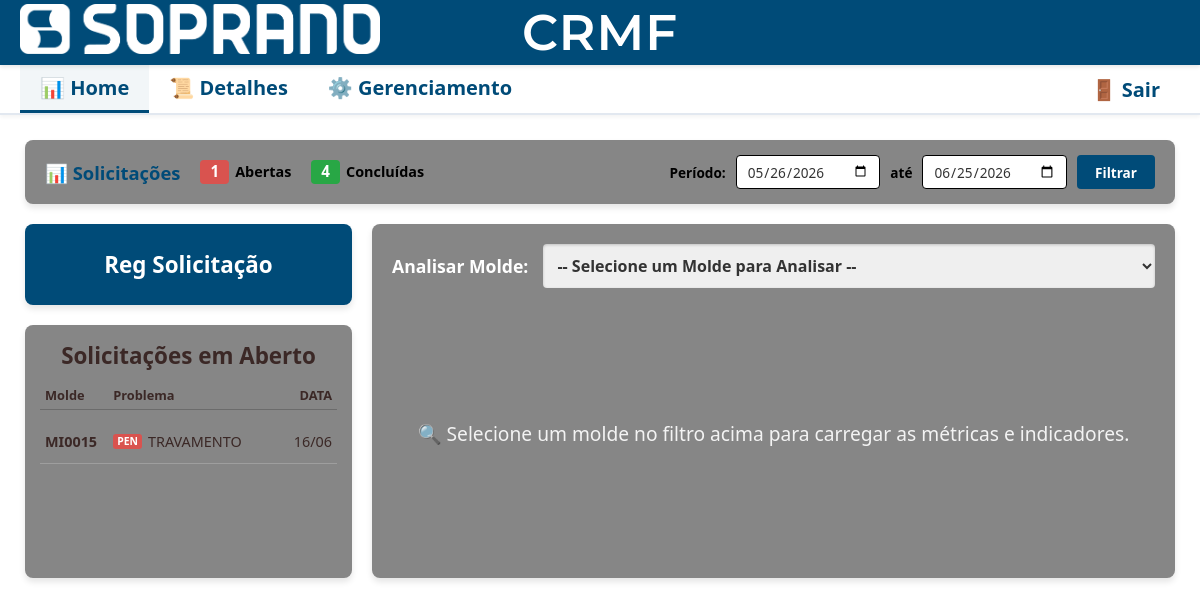
/ (signed in), run on an earlier commit of the app's database.
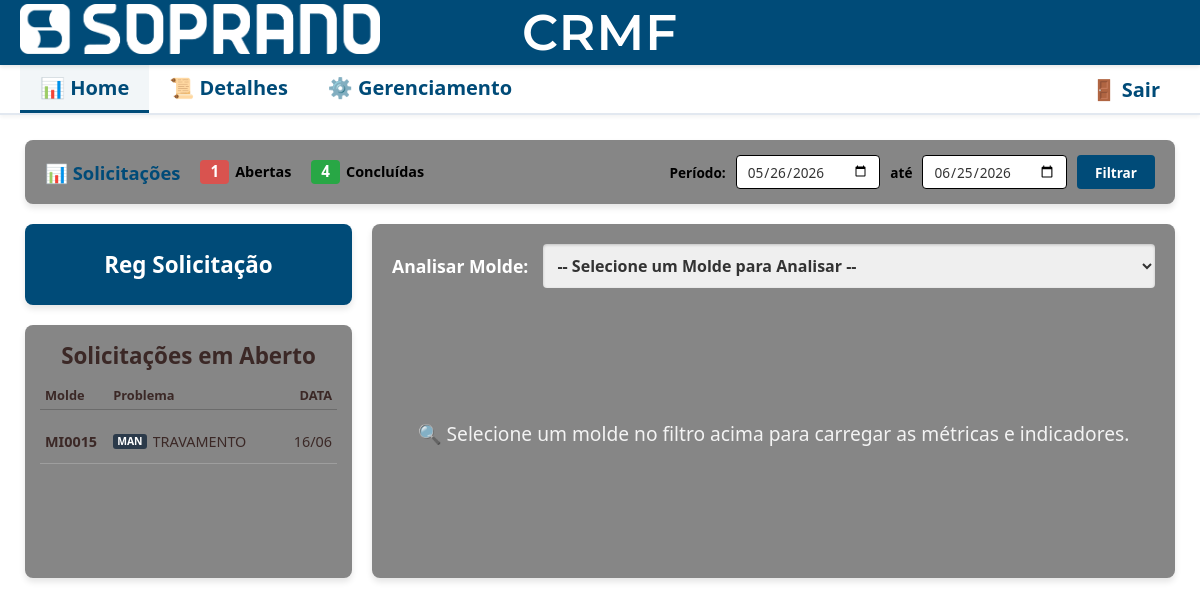
And on a later commit of the database.
### app_ferramentaria/models.py (models this page shows)
class SolicitacaoManutencao(models.Model):
    molde = models.ForeignKey(Molde, on_delete=models.DO_NOTHING, db_column='id_molde')
    maquina = models.ForeignKey(Maquina, on_delete=models.DO_NOTHING, db_column='id_maquina')
    operador = models.ForeignKey(Colaborador, on_delete=models.DO_NOTHING, db_column='id_operador', related_name='abertas_por')
    responsavel = models.ForeignKey(Colaborador, on_delete=models.DO_NOTHING, db_column='id_responsavel', null=True, related_name='resolvidas_por')
    ordem_manutencao = models.CharField(max_length=50, db_column='ordem_manutencao', blank=True, null=True)
    ordem_producao = models.CharField(max_length=50, db_column='ordem_producao', blank=True, null=True)
    parecer_producao = models.TextField(db_column='parecer_producao')
    parecer_ferramentaria = models.TextField(db_column='parecer_ferramentaria', null=True)
    status = models.CharField(max_length=20, db_column='status', default='Aberto')
    data_op = models.DateTimeField(db_column='data_op', blank=True, null=True)
    data_abertura = models.DateTimeField(db_column='data_abertura', default=timezone.now)
    data_fechamento = models.DateTimeField(db_column='data_fechamento', null=True)
    ultima_alteracao = models.DateTimeField(db_column='ultima_alteracao', auto_now=True)
    item = models.ForeignKey(ItemPorMolde, on_delete=models.SET_NULL, null=True, blank=True, verbose_name="Item / IN")
    motivo_manutencao = models.CharField(max_length=255, null=True, blank=True, verbose_name="Motivo (Em Manutenção)")
    previsao_retorno = models.DateField(null=True, blank=True, verbose_name="Previsão de Retorno")
    problemas = models.ManyToManyField(Problema, through='SolicitacaoProblema')
    acoes = models.ManyToManyField(AcaoManutencao, through='SolicitacaoAcao')
    class Meta:
        managed = True
        db_table = 'solicitacoes_manutencao'

class Molde(models.Model):
    molde_nome = models.CharField(max_length=100, db_column='molde_nome')
    endereco_molde = models.CharField(max_length=50, db_column='endereco_molde')
    status = models.CharField(max_length=20, db_column='status')
    class Meta:
        managed = False # Informa ao Django: "Não crie esta tabela, ela já existe"
        db_table = 'moldes' # Nome exato da tabela no SQLite

### app_ferramentaria/views.py (the view, shortened to what this page needs)
# urls.py: path('', views.dashboard_view, name='dashboard'),
@never_cache
@login_required(login_url='ferramentaria:login')
def dashboard_view(request):
    data_fim_padrao = timezone.now()
    data_inicio_padrao = data_fim_padrao - timedelta(days=30)
    is_ferramenteiro_ou_admin = request.user.groups.filter(name__in=['Ferramenteiro', 'Admin']).exists()
    data_inicio_str = request.GET.get('data_inicio')
    data_fim_str = request.GET.get('data_fim')
    if data_inicio_str:
        data_inicio = datetime.strptime(data_inicio_str, '%Y-%m-%d')
        data_inicio = timezone.make_aware(data_inicio)
    else:
        data_inicio = data_inicio_padrao
        data_inicio_str = data_inicio.strftime('%Y-%m-%d')
    if data_fim_str:
        data_fim = datetime.strptime(data_fim_str, '%Y-%m-%d')
        data_fim = data_fim.replace(hour=23, minute=59, second=59)
        data_fim = timezone.make_aware(data_fim)
    else:
        data_fim = data_fim_padrao
        data_fim_str = data_fim.strftime('%Y-%m-%d')
    total_abertas_periodo = SolicitacaoManutencao.objects.filter(
        data_abertura__range=[data_inicio, data_fim]
    ).exclude(
    status='Concluído'
    ).count()
    total_fechadas_periodo = SolicitacaoManutencao.objects.filter(
        data_fechamento__range=[data_inicio, data_fim],
        status='Concluído'
    ).count()
    molde_selecionado_id = request.GET.get('molde')
    molde_selecionado = None
    itens_molde = []
    labels_problemas = []
    valores_problemas = []
    pendencias = SolicitacaoManutencao.objects.filter(status__in=['Aberto', 'Em Manutenção']).order_by('-data_abertura')
    context = {
        'pendencias': pendencias,
        'lista_moldes': Molde.objects.filter(status = "Ativo"),
        'moldes': Molde.objects.filter(status = "Ativo"),
        'lista_maquinas': Maquina.objects.filter(status = "Ativo"),
        'lista_operadores': Colaborador.objects.filter(status = "Ativo", funcao__iexact='Operador'),
        'lista_problemas': Problema.objects.all(),
        'lista_acoes_manutencao': AcaoManutencao.objects.all(),
        'lista_ferramenteiros': Colaborador.objects.filter(status='Ativo', funcao__iexact='Ferramenteiro'),
        'molde_selecionado_id': str(molde_selecionado_id) if molde_selecionado_id else None,
        'molde_selecionado': molde_selecionado,
        'itens_molde': itens_molde,
        'labels_problemas': json.dumps(labels_problemas),
        'valores_problemas': json.dumps(valores_problemas),
        'total_abertas_periodo': total_abertas_periodo,
        'total_fechadas_periodo': total_fechadas_periodo,
        'data_inicio_filtro': data_inicio_str,
        'data_fim_filtro': data_fim_str,
        'pode_editar': is_ferramenteiro_ou_admin,
    }
    return render(request, 'ferramentaria/dashboard.html', context)

### app_ferramentaria/templates/ferramentaria/dashboard.html (shortened to what the changed rows need)
{% extends 'ferramentaria/base.html' %}
{% block content %}
<div class="dash-container" style="display: flex; flex-direction: row-reverse; gap: 20px; width: 100%; align-items: stretch; box-sizing: border-box;">
    <div class="dash-right" style="flex: 3; min-width: 290px; display: flex; flex-direction: column; gap: 20px; box-sizing: border-box;">
        <div class="pendencias-box">
            <ul class="lista-pendencias">
                {% for os in pendencias %}
                <li class="item-pendencia"
                    data-id="{{ os.id }}"
                    data-molde="{{ os.molde.molde_nome }}"
                    data-IN="{{ os.item.cod_complementar|default:'-' }}"
                    data-data="{{ os.data_abertura|date:'d/m/Y H:i' }}"
                    data-maquina="{{ os.maquina.maquina }}"
                    data-operador="{{ os.operador.nome }}"
                    data-motivo="{{ os.motivo_manutencao|default:'' }}"
                    data-previsao="{{ os.previsao_retorno|date:'Y-m-d'|default:'' }}"
                    data-OM="{{ os.ordem_manutencao }}"
                    data-parecer-prod="{{ os.parecer_producao|default:'Nenhum parecer informado.' }}"
                    data-problemas="{% for prob in os.problemas.all %}{{ prob.problema }}{% if not forloop.last %}, {% endif %}{% empty %}Relato textual{% endfor %}"
                    data-status="{{ os.status }}"
                    onclick="abrirModalDetalhes(this)">
                    <span class="col-molde">{{ os.molde.molde_nome }}</span>
                    <span class="col-prob">
                        {% if os.status == 'Em Manutenção' %}
                            <span class="badge-status badge-manutencao">MAN</span>
                        {% else %}
                            <span class="badge-status badge-nova">PEN</span>
                        {% endif %}
                        <span class="col-prob-texto">
                            {% for prob in os.problemas.all %}
                                {{ prob.problema }}{% if not forloop.last %}, {% endif %}
                            {% empty %}
                                Relato textual
                            {% endfor %}
                        </span>
                    </span>
                    <span class="col-data">{{ os.data_abertura|date:"d/m" }}</span>
                </li>
                {% empty %}
                <li class="item-pendencia" style="justify-content: center; color: white; opacity: 0.7;">Nenhuma ordem de serviço em aberto!</li>
                {% endfor %}
            </ul>
        </div>
    </div>
</div>
{% endblock %}

What changed in the data, as far as the page shows it:
changed SolicitacaoManutencao "MI0015": status "PEN" → "MAN"
